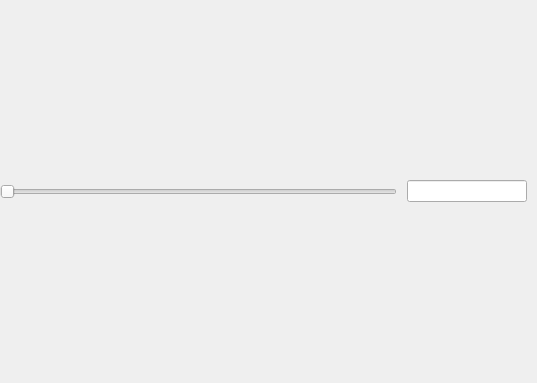
<?xml version="1.0" encoding="UTF-8"?>
<ui version="4.0">
 <class>MainToolBarWidget</class>
 <widget class="QWidget" name="MainToolBarWidget">
  <property name="geometry">
   <rect>
    <x>0</x>
    <y>0</y>
    <width>537</width>
    <height>383</height>
   </rect>
  </property>
  <property name="sizePolicy">
   <sizepolicy hsizetype="Expanding" vsizetype="Preferred">
    <horstretch>0</horstretch>
    <verstretch>0</verstretch>
   </sizepolicy>
  </property>
  <property name="minimumSize">
   <size>
    <width>0</width>
    <height>0</height>
   </size>
  </property>
  <property name="windowTitle">
   <string>Form</string>
  </property>
  <property name="styleSheet">
   <string notr="true"/>
  </property>
  <layout class="QHBoxLayout" name="horizontalLayout">
   <property name="spacing">
    <number>0</number>
   </property>
   <property name="margin">
    <number>0</number>
   </property>
   <item>
    <layout class="QGridLayout" name="gridLayout">
     <property name="rightMargin">
      <number>10</number>
     </property>
     <property name="horizontalSpacing">
      <number>10</number>
     </property>
     <property name="verticalSpacing">
      <number>0</number>
     </property>
     <item row="0" column="0">
      <layout class="QVBoxLayout" name="verticalLayout">
       <item>
        <widget class="QSlider" name="horizontalSlider_2">
         <property name="orientation">
          <enum>Qt::Horizontal</enum>
         </property>
        </widget>
       </item>
       <item>
        <spacer name="horizontalSpacer">
         <property name="orientation">
          <enum>Qt::Horizontal</enum>
         </property>
         <property name="sizeHint" stdset="0">
          <size>
           <width>10000</width>
           <height>0</height>
          </size>
         </property>
        </spacer>
       </item>
      </layout>
     </item>
     <item row="0" column="1">
      <layout class="QVBoxLayout" name="verticalLayout_2">
       <item>
        <widget class="QLineEdit" name="lineEdit_2">
         <property name="focusPolicy">
          <enum>Qt::WheelFocus</enum>
         </property>
         <property name="styleSheet">
          <string notr="true"/>
         </property>
        </widget>
       </item>
       <item>
        <spacer name="horizontalSpacer_2">
         <property name="orientation">
          <enum>Qt::Horizontal</enum>
         </property>
         <property name="sizeType">
          <enum>QSizePolicy::Fixed</enum>
         </property>
         <property name="sizeHint" stdset="0">
          <size>
           <width>120</width>
           <height>0</height>
          </size>
         </property>
        </spacer>
       </item>
      </layout>
     </item>
    </layout>
   </item>
  </layout>
 </widget>
 <resources/>
 <connections/>
</ui>
